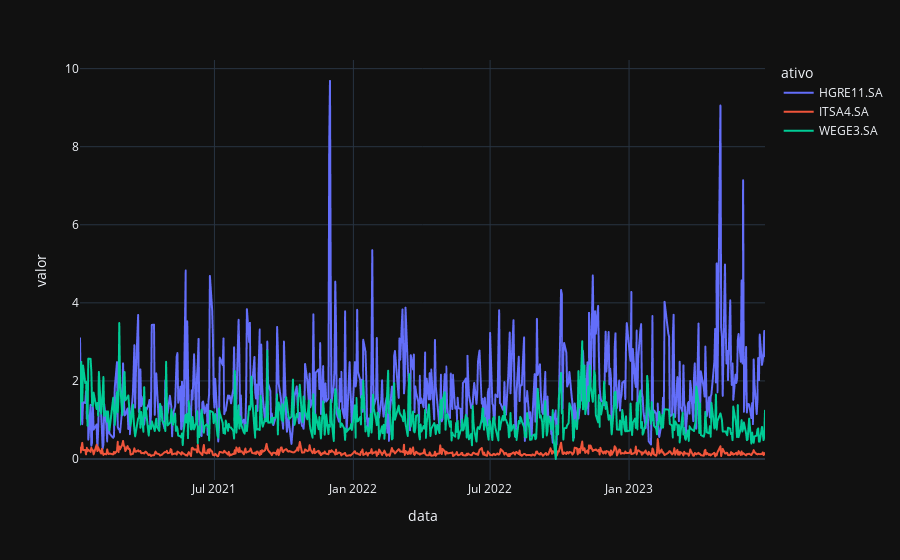

Notebook source saved alongside this figure:
### Code cell
fig = px.line(amplitudade_vertical, x='data', y='valor', color='ativo', template='plotly_dark')
fig.show()

### Figure 1 — Plotly figure (JSON) as saved in the notebook; plotly's stock layout.template omitted (floating-point values rounded to 4 significant figures; data arrays with more than 128 entries replaced by an {"elided": "..."} marker saying what was removed)
{"data": [{"hovertemplate": "ativo=HGRE11.SA<br>data=%{x}<br>valor=%{y}<extra></extra>", "legendgroup": "HGRE11.SA", "line": {"color": "#636efa", "dash": "solid"}, "marker": {"symbol": "circle"}, "mode": "lines", "name": "HGRE11.SA", "showlegend": true, "type": "scattergl", "x": {"elided": "621 str values"}, "xaxis": "x", "y": {"elided": "621 float values"}, "yaxis": "y"}, {"hovertemplate": "ativo=ITSA4.SA<br>data=%{x}<br>valor=%{y}<extra></extra>", "legendgroup": "ITSA4.SA", "line": {"color": "#EF553B", "dash": "solid"}, "marker": {"symbol": "circle"}, "mode": "lines", "name": "ITSA4.SA", "showlegend": true, "type": "scattergl", "x": {"elided": "621 str values"}, "xaxis": "x", "y": {"elided": "621 float values"}, "yaxis": "y"}, {"hovertemplate": "ativo=WEGE3.SA<br>data=%{x}<br>valor=%{y}<extra></extra>", "legendgroup": "WEGE3.SA", "line": {"color": "#00cc96", "dash": "solid"}, "marker": {"symbol": "circle"}, "mode": "lines", "name": "WEGE3.SA", "showlegend": true, "type": "scattergl", "x": {"elided": "621 str values"}, "xaxis": "x", "y": {"elided": "621 float values"}, "yaxis": "y"}], "layout": {"legend": {"title": {"text": "ativo"}, "tracegroupgap": 0}, "margin": {"t": 60}, "xaxis": {"anchor": "y", "domain": [0, 1], "title": {"text": "data"}}, "yaxis": {"anchor": "x", "domain": [0, 1], "title": {"text": "valor"}}}}
